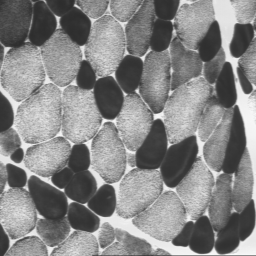
#> input picture img_lab2/MUSCLE.png, 256 x 256 px
$ jupyter execute umbralizacionSimpleR.ipynb
#> lines starting #> are read from the running program, lines starting #| are printed output that depends on the picture; after the words box and inside, x2 and y2 are one past the last pixel; in counts of white or black regions, pixels touching at a corner belong together
# Umbralización Simple

[cell 1]
import cv2
import matplotlib.pyplot as plt
import numpy as np
from skimage import exposure

[cell 2]
muscleImg = cv2.imread("img_lab2/MUSCLE.png", cv2.IMREAD_GRAYSCALE)
#> muscleImg is the input picture: shape (256, 256); min 44, max 249, mean 133.1
plt.imshow(muscleImg, cmap="gray", vmin=0, vmax=255)

[cell 3]
hist = cv2.calcHist([muscleImg], [0], None, [256], [0, 256])
#> hist = 256 values, max 1174 at index 57, min 0 at index 0, mean 256
plt.plot(hist)
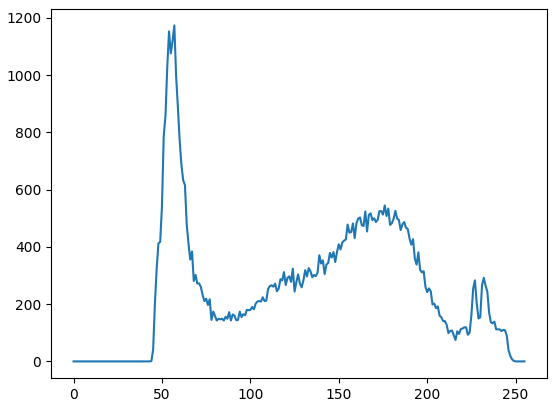
#> figure drawn by matplotlib, 1 panel; curve peaks at x = 57, y = 1174

El valor S que se escogerá es 85 puesto que parece que logra agrupar todos los valores oscuros de las células.

[cell 4]
rescaled = exposure.rescale_intensity(muscleImg, in_range=(85, 86), out_range=(0, 255)).astype(np.uint8)
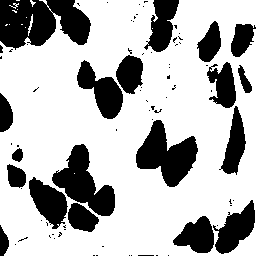
#> rescaled: shape (256, 256); 71% white; 82 black regions (63 under 20 px), largest, box (x1, y1, x2, y2) and area: (0, 0, 91, 50) 3313, (136, 120, 198, 187) 2222, (52, 144, 115, 216) 2105
plt.imshow(rescaled, cmap='gray', vmin=0, vmax=255)

[cell 5]
hist = cv2.calcHist([rescaled], [0], None, [256], [0, 256])
#> hist = 256 values, max 46501 at index 255, min 0 at index 1, mean 256
plt.plot(hist)
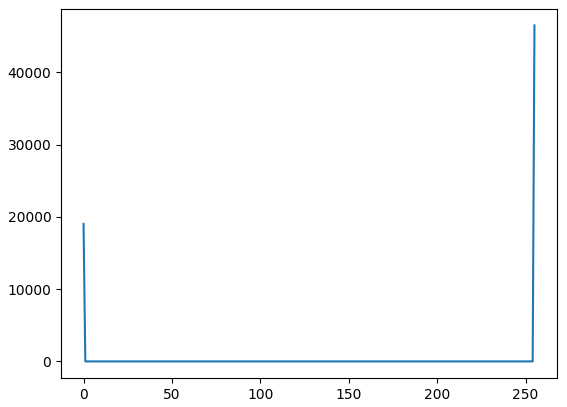
#> figure drawn by matplotlib, 1 panel; curve peaks at x = 255, y = 46501

Lo que se puede observar es que al realizar esta calibración estamos llevando todos los valores inferiores a 85 a 0 mientras tomamos los valores superiores al 86 y los subimos al blanco total 255. Esto nos deja una imágen binaria que muestra claramente las manchas negras que queríamos filtrar.

[cell 6]
thres_val, thres_image = cv2.threshold(muscleImg, 85, 255, cv2.THRESH_BINARY)
plt.imshow(thres_image, cmap='gray', vmin=0, vmax=255)

[cell 7]
hist = cv2.calcHist([thres_image], [0], None, [256], [0, 256])
plt.plot(hist)

Lo que podemos ver es que el resultado fue el mismo, que al hacer la expansión del histograma a partir del valor S, todos los valores inferiores o iguales a 85 fueron a 0 mientras que los superiores fueron a 255.

[cell 8]
thres_value, thres_image = cv2.threshold(muscleImg, 0, 255, cv2.THRESH_BINARY+cv2.THRESH_OTSU)
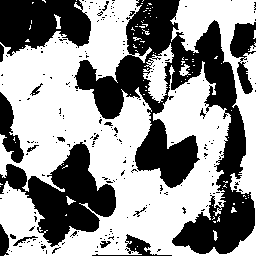
#> thres_image: shape (256, 256); 57.7% white; 219 black regions (201 under 20 px), largest, box (x1, y1, x2, y2) and area: (74, 0, 255, 254) 15191, (0, 142, 116, 247) 5359, (0, 0, 91, 56) 3732
#> thres_value = 125
plt.imshow(thres_image, cmap='gray', vmin=0, vmax=255)

[cell 9]
hist = cv2.calcHist([thres_image], [0], None, [256], [0, 256])
#> hist = 256 values, max 37826 at index 255, min 0 at index 1, mean 256
plt.plot(hist)
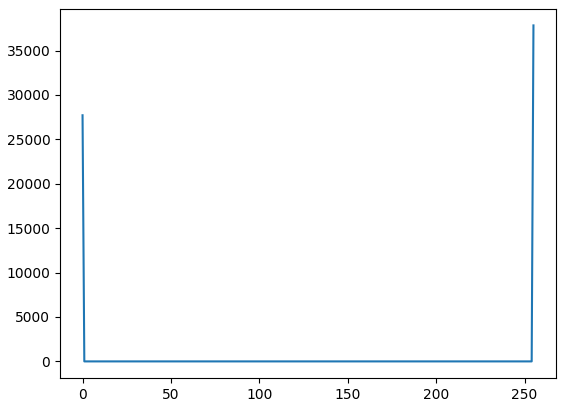
#> figure drawn by matplotlib, 1 panel; curve peaks at x = 255, y = 37826

[cell 10]
thres_value
#> Out = 125

$ run again, with img_lab2/ANGIO.png copied over img_lab2/MUSCLE.png
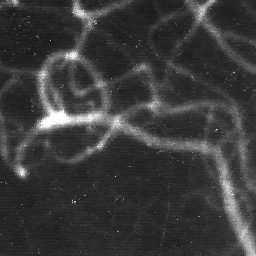
#> input picture img_lab2/ANGIO.png, 256 x 256 px
#> muscleImg is the input picture: shape (256, 256); min 20, max 255, mean 58.9
#> `hist = cv2.calcHist([muscleImg], [0], None, [256], [0, 256])`: hist = 256 values, max 3291 at index 39, min 0 at index 0, mean 256
#> `rescaled = exposure.rescale_intensity(muscleImg, in_range=(85, 86), ou..`:
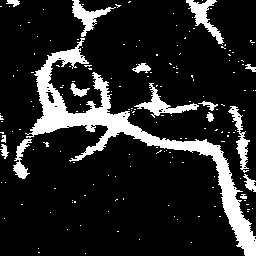
#> rescaled: shape (256, 256); 14.7% white; 171 white regions (155 under 20 px), largest, box (x1, y1, x2, y2) and area: (25, 38, 256, 256) 6201, (134, 83, 199, 118) 564, (186, 0, 224, 45) 543
#> `hist = cv2.calcHist([rescaled], [0], None, [256], [0, 256])`: hist = 256 values, max 55914 at index 0, min 0 at index 1, mean 256
#> `thres_value, thres_image = cv2.threshold(muscleImg, 0, 255, cv2.THRESH..`:
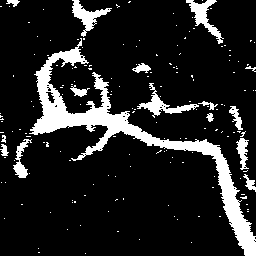
#> thres_image: shape (256, 256); 13.6% white; 170 white regions (154 under 20 px), largest, box (x1, y1, x2, y2) and area: (29, 38, 256, 256) 5868, (186, 0, 224, 44) 508, (137, 83, 199, 118) 495
#> thres_value = 88
#> `hist = cv2.calcHist([thres_image], [0], None, [256], [0, 256])`: hist = 256 values, max 56615 at index 0, min 0 at index 1, mean 256
#> Out = 88
